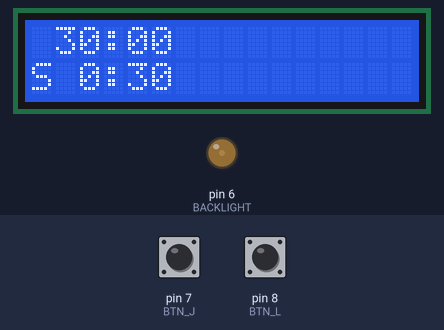
Simulated run of this sketch. Board: Arduino Uno, built with avr-gcc and run on an emulated ATmega328P. Parts: 16×2 character LCD, output pins drawn as LEDs (lit = HIGH). Inputs (shaded band) come from the test bench; at power-on: pin 8 (BTN_L) LOW, pin 7 (BTN_J) LOW.

Above: at 1.2 s.
1.3 s: pin 8 (BTN_L) pulled HIGH for 0.15 s
At 2.7 s:
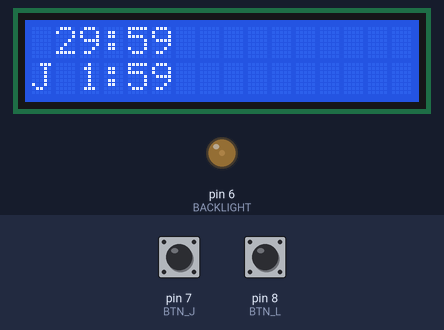
4.4 s: pin 7 (BTN_J) pulled HIGH for 0.15 s
At 6.0 s:
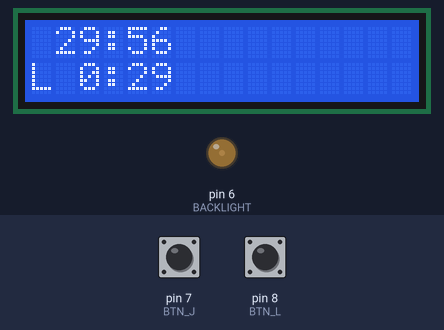
7.5 s: pin 7 (BTN_J) pulled HIGH for 1 s
At 9.0 s:
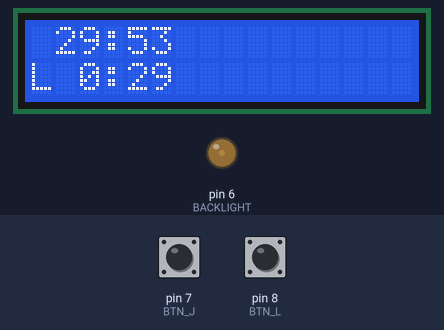
10.0 s: pin 8 (BTN_L) pulled HIGH for 1 s
At 10.7 s:
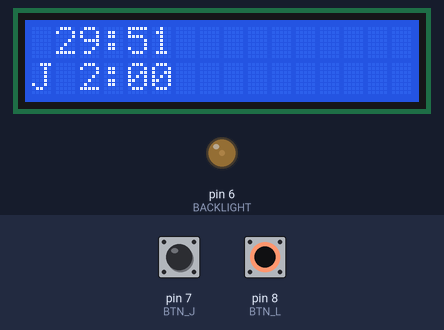
12.5 s: pin 7 (BTN_J) driven HIGH and pin 8 (BTN_L) driven HIGH
At 14.2 s:
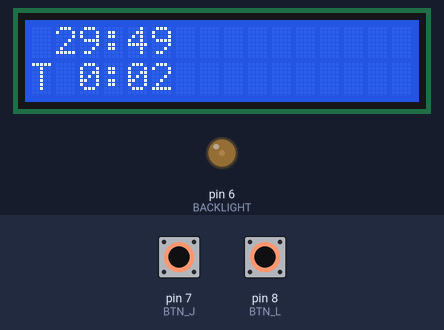
Timing chart, 0 to 15.7 s (numbered marks = the images above; inputs shaded):
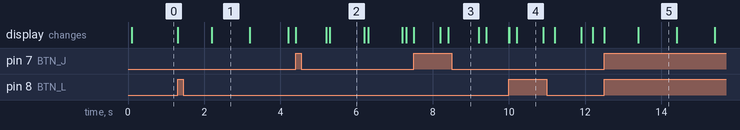

Measured:
- after the input at 1.3 s, the display: first changes at once (image 1 shows a later state)
- after the input at 4.4 s, the display: first changes at once (image 2 shows a later state)
- after the input at 10.0 s, the display: first changes at once (image 4 shows a later state)
- after the input at 12.5 s, the display: first changes at once (image 5 shows a later state)
- what the display in image 1 shows lasts 1.0 s, from 2.2 s to 3.2 s
- what the display in image 2 shows lasts 0.9 s, from 5.3 s to 6.2 s
- what the display in image 4 shows lasts 0.7 s, from 10.2 s to 10.9 s

The sketch:

Stopwatch.ino
```cpp
#include <stdint.h>
#include <stdio.h>
#include <LiquidCrystal.h>

#define BACKLIGHT 6
#define BTN_J 7
#define BTN_L 8

// initialize the library with the numbers of the interface pins
LiquidCrystal lcd(0, 1, 2, 3, 4, 5);

//
// Clock presets
//
uint16_t presets[][3] = {
  30 * 60, 2 * 60, 30,
  20 * 60, 2 * 60, 30,
  15 * 60, 2 * 60, 30,
  10 * 60, 2 * 60, 30,
  30 * 60, 2 * 60, 45,
  20 * 60, 2 * 60, 45,
  15 * 60, 2 * 60, 45,
  10 * 60, 2 * 60, 45,
  0, 0, 0
};
int preset = -1;

//
// Clocks are in deciseconds
//
uint16_t score_a = 0;
uint16_t score_b = 0;
int16_t jam_duration;
int16_t lineup_duration;
int16_t period_clock;
int16_t jam_clock;
uint8_t backlight = 32;
enum {
  SETUP,
  JAM,
  LINEUP,
  TIMEOUT
}
state = SETUP;

char *state_char[] = {
  "S", "J", "L", "T"
};

void next_preset() {
  preset += 1;
  if (presets[preset][0] == 0) {
    preset = 0;
  }
  period_clock = -presets[preset][0] * 10;
  jam_duration = -presets[preset][1] * 10;
  lineup_duration = -presets[preset][2] * 10;
}


void setup() {
  // set up the LCD's number of columns and rows:
  lcd.begin(16, 2);

  pinMode(BTN_J, INPUT);
  pinMode(BTN_L, INPUT);
  pinMode(BACKLIGHT, OUTPUT);

  next_preset();
  analogWrite(BACKLIGHT, backlight);
}

void draw_clock(char *fmt, int16_t clock) {
  char time[10];

  clock = (abs(clock) + 9) / 10;
  snprintf(time, 10, fmt, clock / 60, clock % 60);
  lcd.print(time);
}

void draw() {
  lcd.setCursor(1, 0);
  draw_clock("%02d:%02d", period_clock);
  lcd.setCursor(0, 1);
  lcd.print(state_char[state]);
  lcd.print(" ");
  draw_clock("%01d:%02d", (state == SETUP)?lineup_duration:jam_clock);
}

int last_button = 0;

void read_buttons() {
  int this_button = 0;

  this_button |= digitalRead(BTN_J) ? 1 : 0;
  this_button |= digitalRead(BTN_L) ? 2 : 0;

  // This sort of debounces things.
  if (this_button <= last_button) {
    last_button = this_button;
    return;
  }
  last_button = this_button;

  switch (this_button) {
  case 1:
    if (state == SETUP) {
      next_preset();
    }
    else {
      state = LINEUP;
      jam_clock = lineup_duration;
    }
    break;
  case 2:
    state = JAM;
    jam_clock = jam_duration;
    break;
  case 3:
    if (state == SETUP) {
      backlight += 32;
      analogWrite(BACKLIGHT, backlight);
    } else {
      state = TIMEOUT;
      jam_clock = 1;
    }
    break;
  }
  lcd.clear();
}

unsigned long then = 0;

void loop() {
  unsigned long now = millis() / 100;

  read_buttons();

  if (now > then) {
    int delta = now - then;

    switch (state) {
    case SETUP:
      break;
    case JAM:
    case LINEUP:
      if (period_clock) {
        period_clock += delta;
      }
      // fall through
    case TIMEOUT:
      if (jam_clock) {
        jam_clock += delta;
      }
      break;
    }
    then = now;
    draw();
  }
}
```
